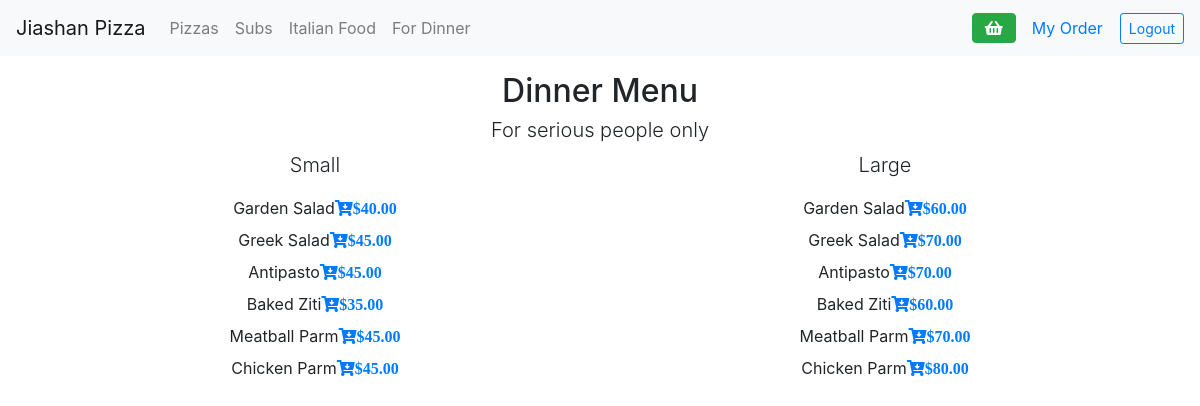
Screenshot of /dinner (signed in) with the database file from the repository.
### orders/models.py (models this page shows, shortened)
class DinnerPlatter (models.Model):
    name = models.CharField(max_length=64)
    size = models.CharField(max_length=5)
    price = models.DecimalField(max_digits=5, decimal_places=2)

### orders/views.py (the view)
# urls.py: path("dinner", views.dinner, name="dinner"),
def dinner(request):
    dinner = DinnerPlatter.objects.all()
    context = {
    "user": request.user,
    "dinner": dinner,
    }
    return render(request, "orders/dinner.html", context)

### orders/templates/orders/dinner.html (shortened to what this page needs)
{% extends "orders/base.html" %}
{% block body %}
<div class="container text-center">
  <div class="row justify-content-center margin-top">
    <div class="col-4">
      <h2>Dinner Menu</h2>
      <h4 class="lead">For serious people only</h4>
    </div>
  </div>
  <div class="row">
    {% regroup dinner|dictsortreversed:"size" by size as size_list %}
    {% for si in size_list %}
    <div class="col">
      <p class="lead">{{si.grouper}}</p>
      <dl class="text-center Capitalize">
        {% for s in si.list%}
        <dd class="item">{{ s.name }}<a href="#" data-type='dinner' data-order='{"ID":"{{s.id}}", "size":"{{s.size}}", "name":"{{s.name}}", "subofsub":"{{s.subofsub}}", "price":{{s.price}}}' class="fas fa-cart-arrow-down new-order">${{s.price}}</a></dd>
        {% endfor %}
      </dl>
    </div>
    {% endfor %}
  </div>
</div>
{% endblock %}

### orders/static/orders/styles.css (style rules this page uses)
.Capitalize { text-transform: capitalize; }
.margin-top { margin-top: 1em; }

### rows the page displays
DinnerPlatter: grouper "Small", name "Garden Salad", price "40.00"
DinnerPlatter: name "Greek Salad", price "45.00"
DinnerPlatter: name "Antipasto", price "45.00"
DinnerPlatter: name "Baked Ziti", price "35.00"
DinnerPlatter: name "Meatball Parm", price "45.00"
DinnerPlatter: name "Chicken Parm", price "45.00"
DinnerPlatter: grouper "Large", name "Garden Salad", price "60.00"
DinnerPlatter: name "Greek Salad", price "70.00"
DinnerPlatter: name "Antipasto", price "70.00"
DinnerPlatter: name "Baked Ziti", price "60.00"
DinnerPlatter: name "Meatball Parm", price "70.00"
DinnerPlatter: name "Chicken Parm", price "80.00"
